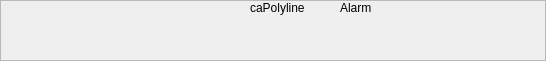
      <widget class="QFrame" name="frame__Test_Polyline">
       <property name="geometry">
        <rect>
         <x>5</x>
         <y>260</y>
         <width>546</width>
         <height>61</height>
        </rect>
       </property>
       <property name="frameShape">
        <enum>QFrame::StyledPanel</enum>
       </property>
       <property name="frameShadow">
        <enum>QFrame::Raised</enum>
       </property>
       <widget class="caLabel" name="caLabel_212">
        <property name="geometry">
         <rect>
          <x>340</x>
          <y>0</y>
          <width>86</width>
          <height>16</height>
         </rect>
        </property>
        <property name="font">
         <font>
          <pointsize>9</pointsize>
         </font>
        </property>
        <property name="frameShape">
         <enum>QFrame::NoFrame</enum>
        </property>
        <property name="text">
         <string>Alarm</string>
        </property>
        <property name="alignment">
         <set>Qt::AlignAbsolute|Qt::AlignLeading|Qt::AlignLeft|Qt::AlignVCenter</set>
        </property>
        <property name="fontScaleMode">
         <enum>ESimpleLabel::Height</enum>
        </property>
        <property name="foreground">
         <color>
          <red>0</red>
          <green>0</green>
          <blue>0</blue>
         </color>
        </property>
        <property name="background">
         <color alpha="0">
          <red>0</red>
          <green>0</green>
          <blue>0</blue>
         </color>
        </property>
       </widget>
       <widget class="caPolyLine" name="capolyline_7">
        <property name="geometry">
         <rect>
          <x>5</x>
          <y>0</y>
          <width>76</width>
          <height>51</height>
         </rect>
        </property>
        <property name="foreground">
         <color>
          <red>0</red>
          <green>0</green>
          <blue>255</blue>
         </color>
        </property>
        <property name="colorMode">
         <enum>caPolyLine::Alarm</enum>
        </property>
        <property name="xyPairs" stdset="0">
         <string>23,36;23,36;56,21;64,36;44,46;2,46;15,10</string>
        </property>
        <property name="fillstyle" stdset="0">
         <enum>caPolyLine::Filled</enum>
        </property>
        <property name="polystyle" stdset="0">
         <enum>caPolyLine::Polygon</enum>
        </property>
        <property name="visibility">
         <enum>caPolyLine::Calc</enum>
        </property>
        <property name="visibilityCalc">
         <string notr="true">A&gt;1</string>
        </property>
        <property name="channel" stdset="0">
         <string notr="true">$(DEVICE):TEST-AO</string>
        </property>
       </widget>
       <widget class="caLabel" name="caLabel_213">
        <property name="geometry">
         <rect>
          <x>250</x>
          <y>0</y>
          <width>71</width>
          <height>16</height>
         </rect>
        </property>
        <property name="font">
         <font>
          <pointsize>9</pointsize>
         </font>
        </property>
        <property name="frameShape">
         <enum>QFrame::NoFrame</enum>
        </property>
        <property name="text">
         <string>caPolyline</string>
        </property>
        <property name="alignment">
         <set>Qt::AlignAbsolute|Qt::AlignLeading|Qt::AlignLeft|Qt::AlignVCenter</set>
        </property>
        <property name="fontScaleMode">
         <enum>ESimpleLabel::Height</enum>
        </property>
        <property name="foreground">
         <color>
          <red>0</red>
          <green>0</green>
          <blue>0</blue>
         </color>
        </property>
        <property name="background">
         <color alpha="0">
          <red>0</red>
          <green>0</green>
          <blue>0</blue>
         </color>
        </property>
       </widget>
       <widget class="caPolyLine" name="capolyline_8">
        <property name="geometry">
         <rect>
          <x>80</x>
          <y>5</y>
          <width>81</width>
          <height>56</height>
         </rect>
        </property>
        <property name="foreground">
         <color alpha="100">
          <red>0</red>
          <green>0</green>
          <blue>255</blue>
         </color>
        </property>
        <property name="linestyle" stdset="0">
         <enum>caPolyLine::Dash</enum>
        </property>
        <property name="lineSize">
         <number>3</number>
        </property>
        <property name="colorMode">
         <enum>caPolyLine::Alarm</enum>
        </property>
        <property name="xyPairs" stdset="0">
         <string>24,39;24,39;60,23;68,40;47,50;2,50;16,11</string>
        </property>
        <property name="fillstyle" stdset="0">
         <enum>caPolyLine::Filled</enum>
        </property>
        <property name="polystyle" stdset="0">
         <enum>caPolyLine::Polygon</enum>
        </property>
        <property name="channel" stdset="0">
         <string notr="true">$(DEVICE):TEST-AO</string>
        </property>
       </widget>
       <widget class="caPolyLine" name="capolyline_9">
        <property name="geometry">
         <rect>
          <x>150</x>
          <y>0</y>
          <width>81</width>
          <height>61</height>
         </rect>
        </property>
        <property name="foreground">
         <color>
          <red>0</red>
          <green>0</green>
          <blue>255</blue>
         </color>
        </property>
        <property name="colorMode">
         <enum>caPolyLine::Alarm</enum>
        </property>
        <property name="xyPairs" stdset="0">
         <string>24,43;24,43;60,25;68,44;47,55;2,55;16,12</string>
        </property>
        <property name="fillstyle" stdset="0">
         <enum>caPolyLine::Filled</enum>
        </property>
        <property name="polystyle" stdset="0">
         <enum>caPolyLine::Polyline</enum>
        </property>
        <property name="channel" stdset="0">
         <string notr="true">$(DEVICE):TEST-AO</string>
        </property>
       </widget>
      </widget>
